Frame 1 (no input): blank canvas, image omitted
Frame 60 (the mouse pressed at the canvas centre just before this capture): blank canvas, image omitted
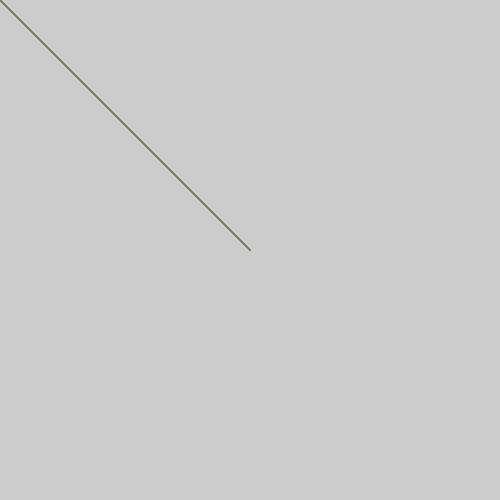
Frame 120 (the mouse held since frame 60 and released just before this capture)

The Processing sketch whose frames 1 and 60 were blank and that drew this single picture after the mouse press (run headless with seeded random() and noise(); from frame 60 on, the mouse is pressed at the canvas centre):

// Processing sketch: processing_182205
// ── processing_182205.pde

void setup()
{size(500, 500);
 
};
  
void draw()
{stroke(mouseX/2, mouseY/2, 100);
line(0 ,0, mouseX, mouseY);
 
 
};
